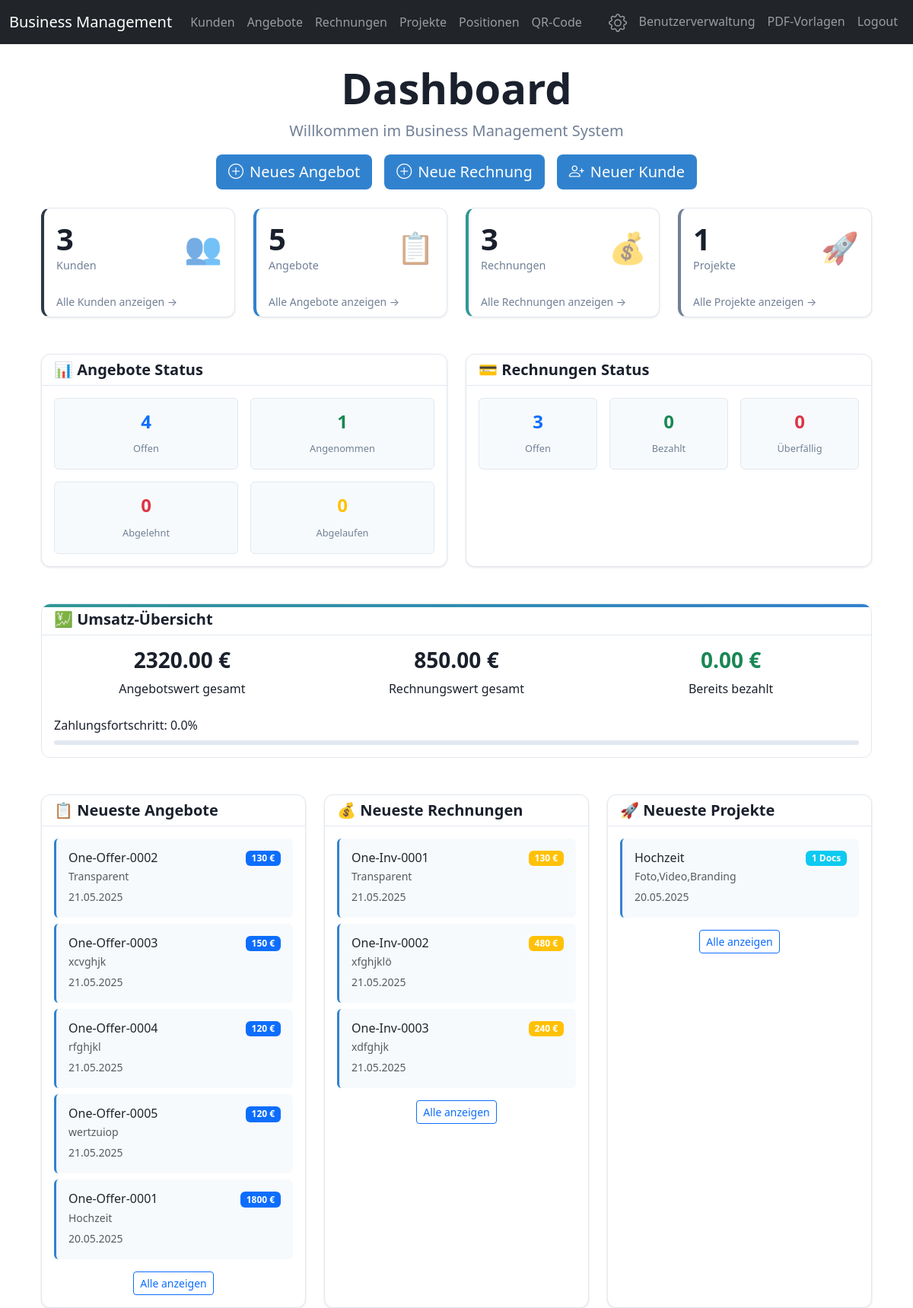
/ (signed in), run on an earlier commit of the app's database.
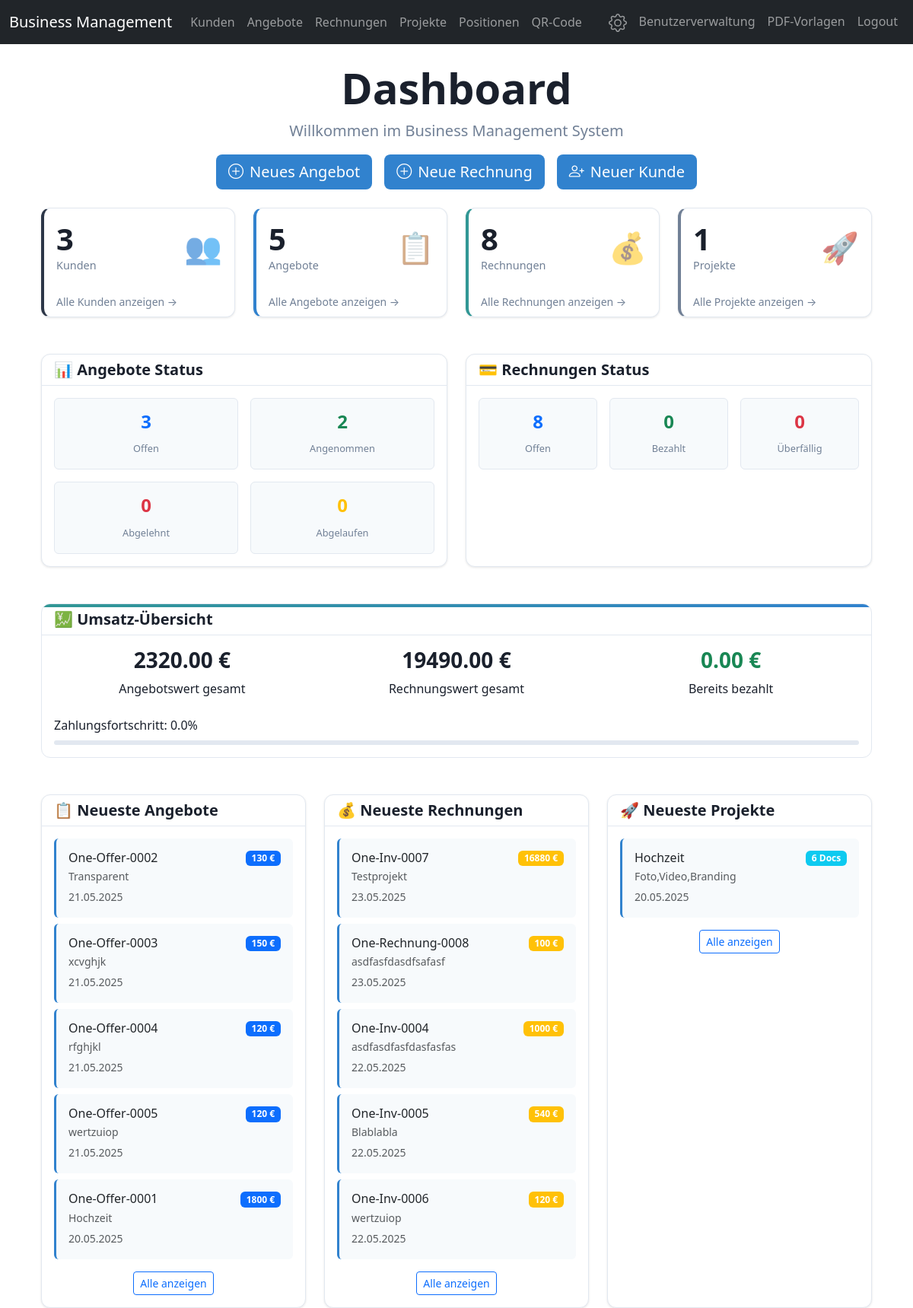
And on a later commit of the database.
### app.py (models this page shows)
class Offer(db.Model):
    id = db.Column(db.Integer, primary_key=True)
    offer_number = db.Column(db.String(32), unique=True, nullable=False)
    title = db.Column(db.String(128), nullable=False)
    customer_id = db.Column(db.Integer, db.ForeignKey('customer.id'), nullable=False)
    total_gross = db.Column(db.Float, nullable=False)
    total_net = db.Column(db.Float, nullable=False)
    date = db.Column(db.Date, nullable=False)  # Angebotsdatum
    valid_until = db.Column(db.Date)  # Gültig bis
    status = db.Column(db.String(32), default='offen')  # Status: offen, angenommen, abgelehnt, abgelaufen
    notes = db.Column(db.Text)  # Interne Notizen
    positions = db.relationship('OfferPosition', backref='offer', lazy=True, cascade="all, delete-orphan")

class Invoice(db.Model):
    id = db.Column(db.Integer, primary_key=True)
    invoice_number = db.Column(db.String(32), unique=True, nullable=False)
    title = db.Column(db.String(128), nullable=False)
    customer_id = db.Column(db.Integer, db.ForeignKey('customer.id'), nullable=False)
    total_gross = db.Column(db.Float, nullable=False)
    total_net = db.Column(db.Float, nullable=False)
    date = db.Column(db.Date, nullable=False)
    due_date = db.Column(db.Date)
    status = db.Column(db.String(32), default='offen')
    notes = db.Column(db.Text)
    positions = db.relationship('InvoicePosition', backref='invoice', lazy=True, cascade="all, delete-orphan")

class Project(db.Model):
    id = db.Column(db.Integer, primary_key=True)
    name = db.Column(db.String(128), nullable=False)
    date = db.Column(db.Date, nullable=False)
    customer_id = db.Column(db.Integer, db.ForeignKey('customer.id'), nullable=False)
    categories = db.Column(db.String(128), nullable=False)  # CSV: z.B. "Foto,Video"
    offers = db.relationship('Offer', secondary=project_offer, backref=db.backref('projects', lazy='dynamic'))
    invoices = db.relationship('Invoice', secondary=project_invoice, backref=db.backref('projects', lazy='dynamic'))
    customer = db.relationship('Customer')

### app.py (the view)
@app.route('/')
def index():
    total_customers = Customer.query.count()
    total_offers = Offer.query.count()
    total_invoices = Invoice.query.count()
    total_projects = Project.query.count()
    recent_offers = Offer.query.order_by(Offer.date.desc()).limit(5).all()
    recent_invoices = Invoice.query.order_by(Invoice.date.desc()).limit(5).all()
    recent_projects = Project.query.order_by(Project.date.desc()).limit(5).all()
    offers_open = Offer.query.filter_by(status='offen').count()
    offers_accepted = Offer.query.filter_by(status='angenommen').count()
    offers_rejected = Offer.query.filter_by(status='abgelehnt').count()
    offers_expired = Offer.query.filter_by(status='abgelaufen').count()
    invoices_open = Invoice.query.filter_by(status='offen').count()
    invoices_paid = Invoice.query.filter_by(status='bezahlt').count()
    invoices_overdue = Invoice.query.filter_by(status='überfällig').count()
    total_offer_value = sum([offer.total_gross for offer in Offer.query.all()])
    total_invoice_value = sum([invoice.total_gross for invoice in Invoice.query.all()])
    paid_invoice_value = sum([invoice.total_gross for invoice in Invoice.query.filter_by(status='bezahlt').all()])
    payment_percentage = (paid_invoice_value / total_invoice_value * 100) if total_invoice_value > 0 else 0
    return render_template('index.html',
                         total_customers=total_customers,
                         total_offers=total_offers,
                         total_invoices=total_invoices,
                         total_projects=total_projects,
                         recent_offers=recent_offers,
                         recent_invoices=recent_invoices,
                         recent_projects=recent_projects,
                         offers_open=offers_open,
                         offers_accepted=offers_accepted,
                         offers_rejected=offers_rejected,
                         offers_expired=offers_expired,
                         invoices_open=invoices_open,
                         invoices_paid=invoices_paid,
                         invoices_overdue=invoices_overdue,
                         total_offer_value=total_offer_value,
                         total_invoice_value=total_invoice_value,
                         paid_invoice_value=paid_invoice_value,
                         payment_percentage=payment_percentage)

### app.py (called while the page is built)
@app.before_request
def load_user():
    if request.endpoint and (request.endpoint == 'login' or request.endpoint.startswith('static')):
        return
    user_id = session.get('user_id')
    token_expiry = session.get('token_expiry')
    if user_id and token_expiry:
        try:
            if datetime.utcnow() <= datetime.fromisoformat(token_expiry):
                g.user = User.query.get(user_id)
                if g.user:
                    return  # User is authenticated, continue
            else:
                session.clear()
                flash('Session abgelaufen. Bitte erneut anmelden.', 'warning')
        except:
            session.clear()
    g.user = None
    return redirect(url_for('login'))

### templates/index.html (shortened to what the changed rows need)
{% extends 'base.html' %}
{% block content %}
<div class="container-fluid">
    <div class="row mb-4">
        <div class="col-12">
            <div class="text-center">
                <h1 class="display-4 fw-bold dashboard-welcome mb-2">Dashboard</h1>
            </div>
        </div>
    </div>
    <div class="row g-4 mb-5">
        <div class="col-xl-3 col-md-6">
            <div class="card dashboard-card customers h-100">
                <div class="card-body d-flex align-items-center">
                    <div class="flex-grow-1">
                        <h2 class="dashboard-number">{{ total_customers }}</h2>
                    </div>
                </div>
            </div>
        </div>
        <div class="col-xl-3 col-md-6">
            <div class="card dashboard-card offers h-100">
                <div class="card-body d-flex align-items-center">
                    <div class="flex-grow-1">
                        <h2 class="dashboard-number">{{ total_offers }}</h2>
                    </div>
                </div>
            </div>
        </div>
        <div class="col-xl-3 col-md-6">
            <div class="card dashboard-card invoices h-100">
                <div class="card-body d-flex align-items-center">
                    <div class="flex-grow-1">
                        <h2 class="dashboard-number">{{ total_invoices }}</h2>
                        <p class="dashboard-label">Rechnungen</p>
                    </div>
                </div>
            </div>
        </div>
        <div class="col-xl-3 col-md-6">
            <div class="card dashboard-card projects h-100">
                <div class="card-body d-flex align-items-center">
                    <div class="flex-grow-1">
                        <h2 class="dashboard-number">{{ total_projects }}</h2>
                    </div>
                </div>
            </div>
        </div>
    </div>
    <div class="row g-4 mb-5">
        <div class="col-lg-6">
            <div class="card status-card h-100">
                <div class="card-body">
                    <div class="row g-3">
                        <div class="col-6">
                            <div class="text-center p-3 rounded status-box">
                                <h4 class="status-number text-primary">{{ offers_open }}</h4>
                                <small class="status-label">Offen</small>
                            </div>
                        </div>
                        <div class="col-6">
                            <div class="text-center p-3 rounded status-box">
                                <h4 class="status-number text-success">{{ offers_accepted }}</h4>
                                <small class="status-label">Angenommen</small>
                            </div>
                        </div>
                    </div>
                </div>
            </div>
        </div>
        <div class="col-lg-6">
            <div class="card status-card h-100">
                <div class="card-body">
                    <div class="row g-3">
                        <div class="col-4">
                            <div class="text-center p-3 rounded status-box">
                                <h4 class="status-number text-primary">{{ invoices_open }}</h4>
                                <small class="status-label">Offen</small>
                            </div>
                        </div>
                    </div>
                </div>
            </div>
        </div>
    </div>
    <div class="row g-4 mb-5">
        <div class="col-lg-12">
            <div class="card revenue-card">
                <div class="card-body">
                    <div class="row text-center">
                        <div class="col-md-4">
                            <h3 class="fw-bold">{{ '%.2f'|format(total_invoice_value) }} €</h3>
                            <p class="mb-0">Rechnungswert gesamt</p>
                        </div>
                    </div>
                </div>
            </div>
        </div>
    </div>
    <div class="row g-4">
        <div class="col-lg-4">
            <div class="card status-card h-100">
                <div class="card-body">
                    {% if recent_offers %}
                        {% for offer in recent_offers %}
                        <div class="activity-item p-3 mb-2 rounded">
                            <div class="d-flex justify-content-between align-items-start">
                                <div>
                                    <h6 class="mb-1">{{ offer.offer_number }}</h6>
                                    <p class="mb-1 text-muted small">{{ offer.title }}</p>
                                    <small class="text-muted">{{ offer.date.strftime('%d.%m.%Y') }}</small>
                                </div>
                                <span class="badge bg-primary">{{ '%.0f'|format(offer.total_gross) }} €</span>
                            </div>
                        </div>
                        {% endfor %}
                    {% else %}
                        <p class="text-muted text-center py-4">Noch keine Angebote vorhanden</p>
                    {% endif %}
                </div>
            </div>
        </div>
        <div class="col-lg-4">
            <div class="card status-card h-100">
                <div class="card-body">
                    {% if recent_invoices %}
                        {% for invoice in recent_invoices %}
                        <div class="activity-item p-3 mb-2 rounded">
                            <div class="d-flex justify-content-between align-items-start">
                                <div>
                                    <h6 class="mb-1">{{ invoice.invoice_number }}</h6>
                                    <p class="mb-1 text-muted small">{{ invoice.title }}</p>
                                    <small class="text-muted">{{ invoice.date.strftime('%d.%m.%Y') }}</small>
                                </div>
                                <span class="badge {% if invoice.status == 'bezahlt' %}bg-success{% elif invoice.status == 'überfällig' %}bg-danger{% else %}bg-warning{% endif %}">
                                    {{ '%.0f'|format(invoice.total_gross) }} €
                                </span>
                            </div>
                        </div>
                        {% endfor %}
                    {% else %}
                        <p class="text-muted text-center py-4">Noch keine Rechnungen vorhanden</p>
                    {% endif %}
                </div>
            </div>
        </div>
        <div class="col-lg-4">
            <div class="card status-card h-100">
                <div class="card-body">
                    {% if recent_projects %}
                        {% for project in recent_projects %}
                        <div class="activity-item p-3 mb-2 rounded">
                            <div class="d-flex justify-content-between align-items-start">
                                <div>
                                    <h6 class="mb-1">{{ project.name }}</h6>
                                    <p class="mb-1 text-muted small">{{ project.categories }}</p>
                                    <small class="text-muted">{{ project.date.strftime('%d.%m.%Y') }}</small>
                                </div>
                                <span class="badge bg-info">{{ project.offers|length + project.invoices|length }} Docs</span>
                            </div>
                        </div>
                        {% endfor %}
                    {% else %}
                        <p class="text-muted text-center py-4">Noch keine Projekte vorhanden</p>
                    {% endif %}
                </div>
            </div>
        </div>
    </div>
</div>
<link rel="stylesheet" href="https://cdn.jsdelivr.net/npm/bootstrap-icons@1.10.0/font/bootstrap-icons.css">
{% endblock %}

What changed in the data, as far as the page shows it:
no longer on this page (row unchanged): Invoice: invoice_number "One-Inv-0001", title "Transparent", date "21.05.2025", total_gross "130"
no longer on this page (row unchanged): Invoice: invoice_number "One-Inv-0002", title "xfghjklö", date "21.05.2025", total_gross "480"
no longer on this page (row unchanged): Invoice: invoice_number "One-Inv-0003", title "xdfghjk", date "21.05.2025", total_gross "240"
added Invoice: invoice_number "One-Inv-0007", title "Testprojekt", date "23.05.2025", total_gross "16880"
added Invoice: invoice_number "One-Rechnung-0008", title "asdfasfdasdfsafasf", date "23.05.2025", total_gross "100"
added Invoice: invoice_number "One-Inv-0004", title "asdfasdfasfdasfasfas", date "22.05.2025", total_gross "1000"
added Invoice: invoice_number "One-Inv-0005", title "Blablabla", date "22.05.2025", total_gross "540"
added Invoice: invoice_number "One-Inv-0006", title "wertzuiop", date "22.05.2025", total_gross "120"
computed for Project "Hochzeit": offers|length "1" → "6"
Also different on the page:
{{ total_invoices }}: "3" → "8"
{{ offers_open }}: "4" → "3"
{{ offers_accepted }}: "1" → "2"
{{ invoices_open }}: "3" → "8"
{{ '%.2f'|format(total_invoice_value) }}: "850.00" → "19490.00"
